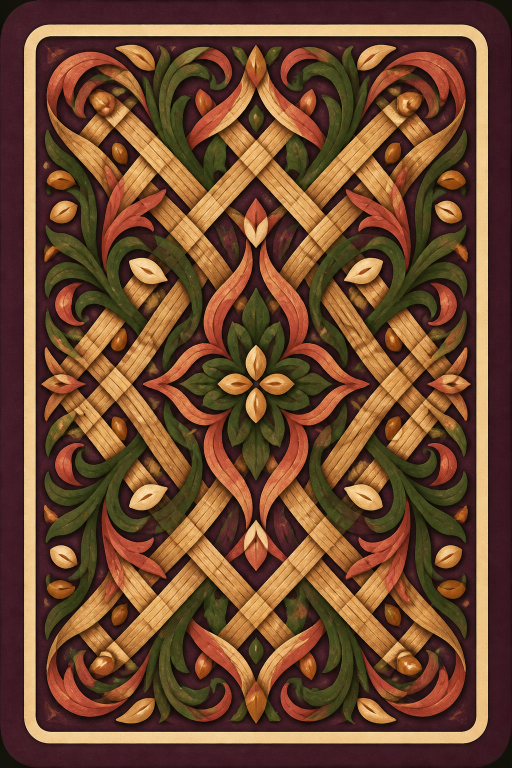
#> input picture plugin-spoiled-fruit/assets/cards/card-back.png, 1024 x 1536 px (shown at 1/2 size); its folder holds 3 pictures in this run
$ python build_asset_manifest.py
#> lines starting #> are read from the running program, lines starting #| are printed output that depends on the picture
from __future__ import annotations

import hashlib
import json
from pathlib import Path

from PIL import Image


PLUGIN_ROOT = Path(__file__).resolve().parents[1]
ASSET_ROOT = PLUGIN_ROOT / "assets"
OUTPUT_PATH = ASSET_ROOT / "asset-manifest.json"


def sha256(path: Path) -> str:
    digest = hashlib.sha256()
    with path.open("rb") as stream:
        for chunk in iter(lambda: stream.read(1024 * 1024), b""):
            digest.update(chunk)
    return digest.hexdigest()


def describe(path: Path) -> dict[str, object]:
    with Image.open(path) as image:
#> image is the input picture: PIL image 1024x1536 RGB; mean R, G, B 112, 73.5, 47.2
        width, height = image.size
#> width = 1024; height = 1536
        mode = image.mode
#> mode = 'RGB'
        has_alpha = "A" in image.getbands()
#> has_alpha = False
        alpha_extrema = list(image.getchannel("A").getextrema()) if has_alpha else None

    relative = path.relative_to(PLUGIN_ROOT).as_posix()
    return {
        "path": relative,
        "kind": "card" if relative.startswith("assets/cards/") else "scene",
        "width": width,
        "height": height,
        "mode": mode,
        "hasAlpha": has_alpha,
        "alphaExtrema": alpha_extrema,
        "bytes": path.stat().st_size,
        "sha256": sha256(path),
    }


def main() -> None:
    paths = sorted((ASSET_ROOT / "cards").glob("*.png"))
    paths += sorted((ASSET_ROOT / "scenes").glob("*.png"))
    payload = {
        "schemaVersion": 1,
        "gameKey": "spoiled-fruit",
        "generatedBy": "scripts/build_asset_manifest.py",
        "assetCount": len(paths),
        "assets": [describe(path) for path in paths],
    }
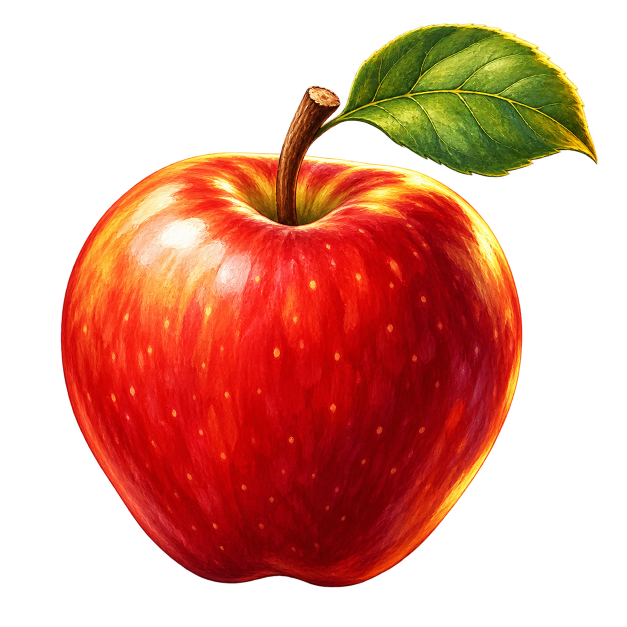
#> input picture plugin-spoiled-fruit/assets/cards/fruit-01-apple.png, 1254 x 1254 px (shown at 1/2 size)
#> in describe, image is the input picture: PIL image 1254x1254 RGBA; mean R, G, B, A 91.3, 29.7, 13.8, 122
#> in describe (call 2), `has_alpha = "A" in image.getbands()`: has_alpha = True
#> in describe (call 2), `alpha_extrema = list(image.getchannel("A").getextrema()) if has_alpha ..`: alpha_extrema = [0, 255]
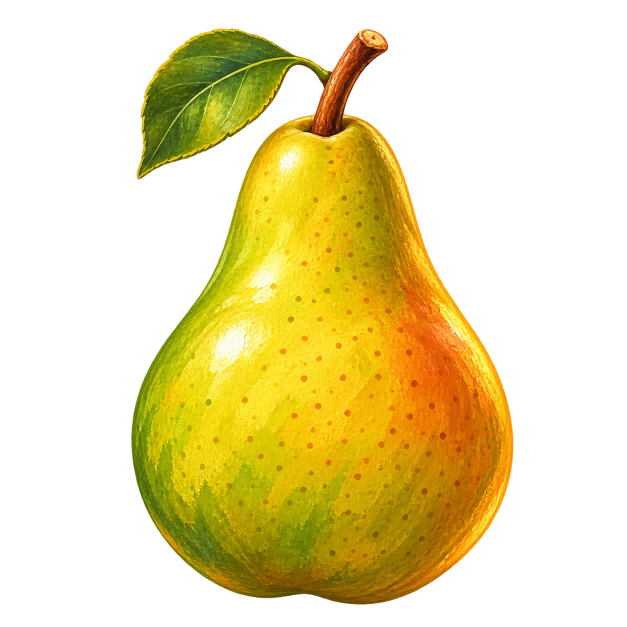
#> input picture plugin-spoiled-fruit/assets/cards/fruit-02-pear.png, 1254 x 1254 px (shown at 1/2 size)
#> in describe, image is the input picture: PIL image 1254x1254 RGBA; mean R, G, B, A 75.9, 62.2, 6.1, 94.6
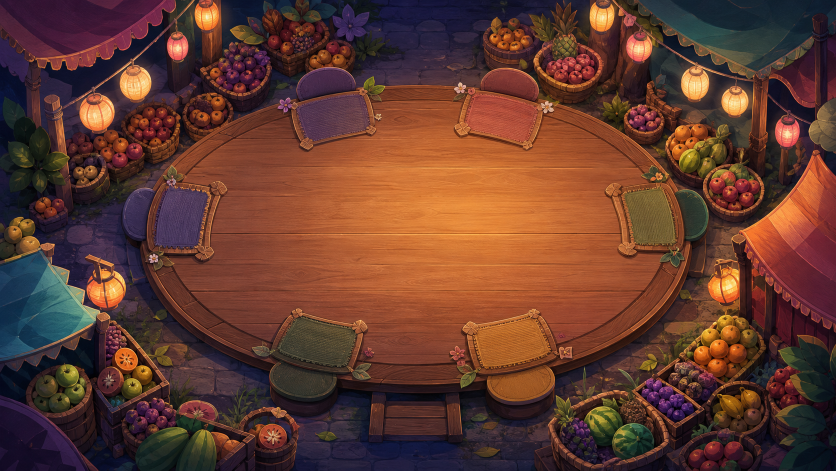
#> input picture plugin-spoiled-fruit/assets/scenes/scene-01-market-setup.png, 1672 x 941 px (shown at 1/2 size)
#> in describe, image is the input picture: PIL image 1672x941 RGB; mean R, G, B 98.1, 58.5, 46.6
#> in describe (call 4), `has_alpha = "A" in image.getbands()`: has_alpha = False
    OUTPUT_PATH.write_text(
        json.dumps(payload, ensure_ascii=False, indent=2) + "\n",
        encoding="utf-8",
    )
    print(f"wrote {OUTPUT_PATH} ({len(paths)} assets)")


if __name__ == "__main__":
    main()
